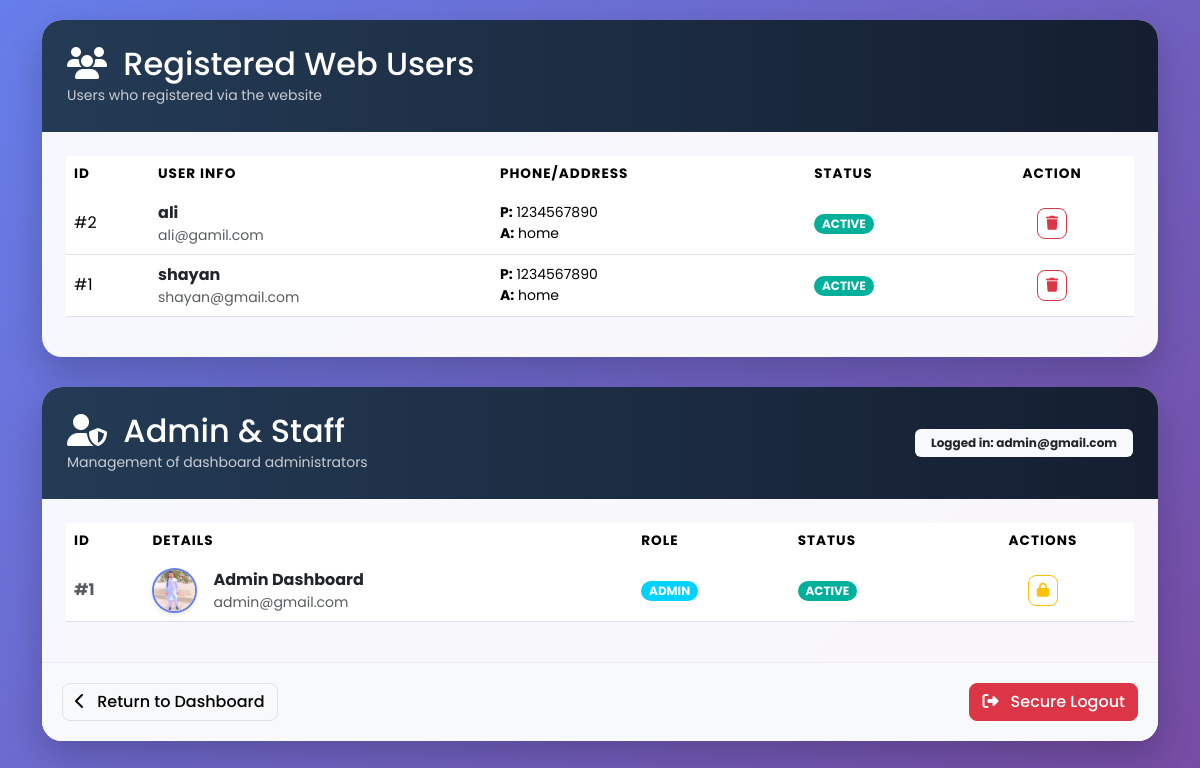
/admin/user.php (signed in), run on an earlier commit of the app's database.
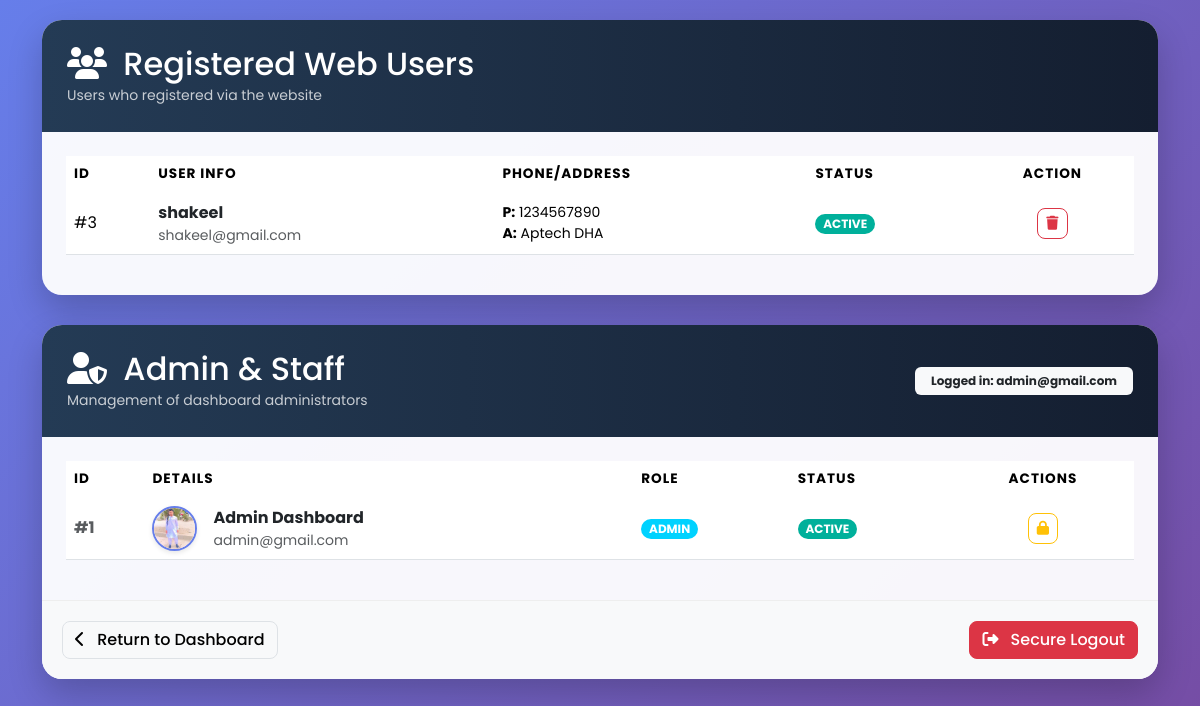
And on a later commit of the database.
### tables this page shows
CREATE TABLE `users` (
  `id` int(11) NOT NULL,
  `name` varchar(100) NOT NULL,
  `email` varchar(100) NOT NULL,
  `phone` varchar(20) DEFAULT NULL,
  `address` text DEFAULT NULL,
  `password` varchar(255) NOT NULL,
  `status` varchar(20) DEFAULT 'active',
  `created_at` timestamp NOT NULL DEFAULT current_timestamp(),
  `last_seen` datetime DEFAULT current_timestamp()
);

### admin/user.php (the view, shortened to what this page needs)
<?php
include "../config/db.php";
$web_users_result = mysqli_query($conn, "SELECT * FROM users ORDER BY created_at DESC");
$admin_users_result = mysqli_query($conn, "SELECT id, name, email, role, status, avatar FROM admin_users ORDER BY id ASC");
?>
<!DOCTYPE html>
<html lang="en">
<head>
    <link href="https://cdn.jsdelivr.net/npm/bootstrap@5.3.2/dist/css/bootstrap.min.css" rel="stylesheet">
    <link rel="stylesheet" href="https://cdnjs.cloudflare.com/ajax/libs/font-awesome/6.4.2/css/all.min.css">
</head>
<body>
<div class="container">
    <div class="card main-card">
        <div class="header-gradient">
            <h2 class="mb-0"><i class="fas fa-users me-2"></i> Registered Web Users</h2>
            <small class="opacity-75">Users who registered via the website</small>
        </div>
        <div class="card-body p-4">
            <div class="table-responsive">
                <table class="table table-hover align-middle">
                    <thead>
                        <tr>
                            <th>ID</th>
                            <th>User Info</th>
                            <th>Phone/Address</th>
                            <th>Status</th>
                            <th class="text-center">Action</th>
                        </tr>
                    </thead>
                    <tbody>
                    <?php while ($row = mysqli_fetch_assoc($web_users_result)) { ?>
                        <tr class="tr-hover">
                            <td>#<?= $row['id'] ?></td>
                            <td>
                                <div class="fw-bold text-dark"><?= htmlspecialchars($row['name']) ?></div>
                                <div class="small text-muted"><?= htmlspecialchars($row['email']) ?></div>
                            </td>
                            <td>
                                <div class="small"><b>P:</b> <?= htmlspecialchars($row['phone']) ?></div>
                                <div class="small text-truncate" style="max-width: 150px;"><b>A:</b> <?= htmlspecialchars($row['address']) ?></div>
                            </td>
                            <td>
                                <span class="badge rounded-pill badge-active"><?= strtoupper($row['status']) ?></span>
                            </td>
                            <td class="text-center">
                                <a href="?delete_web_user=<?= $row['id'] ?>" onclick="return confirm('Delete this user?')" class="btn btn-outline-danger btn-sm btn-action"><i class="fas fa-trash"></i></a>
                            </td>
                        </tr>
                    <?php } ?>
                    </tbody>
                </table>
            </div>
        </div>
    </div>
    <div class="card main-card">
        <div class="header-gradient d-flex justify-content-between align-items-center">
            <div>
                <h2 class="mb-0"><i class="fas fa-user-shield me-2"></i> Admin & Staff</h2>
                <small class="opacity-75">Management of dashboard administrators</small>
            </div>
            <span class="badge bg-light text-dark p-2 px-3">Logged in: <?= htmlspecialchars($_SESSION['email']) ?></span>
        </div>
        <div class="card-body p-4">
            <div class="table-responsive">
                <table class="table table-hover align-middle">
                    <thead>
                        <tr>
                            <th>ID</th>
                            <th>Details</th>
                            <th>Role</th>
                            <th>Status</th>
                            <th class="text-center">Actions</th>
                        </tr>
                    </thead>
                    <tbody>
                    <?php while ($row = mysqli_fetch_assoc($admin_users_result)) { ?>
                        <tr class="tr-hover">
                            <td class="fw-bold text-muted">#<?= $row['id'] ?></td>
                            <td>
                                <div class="d-flex align-items-center">
                                    <div class="me-3">
                                        <?php
                                        $imgPath = "uploads/" . $row['avatar'];
                                        if (!empty($row['avatar']) && file_exists($imgPath)): ?>
                                            <img src="<?= $imgPath ?>" class="user-avatar" alt="User Image">
                                        <?php else: ?>
                                            <div class="letter-avatar"><?= strtoupper(substr($row['name'],0,1)) ?></div>
                                        <?php endif; ?>
                                    </div>
                                    <div>
                                        <div class="fw-bold text-dark"><?= htmlspecialchars($row['name']) ?></div>
                                        <div class="small text-muted"><?= htmlspecialchars($row['email']) ?></div>
                                    </div>
                                </div>
                            </td>
                            <td><span class="badge rounded-pill <?= $row['role']=='admin'?'badge-admin':'badge-user' ?>"><?= strtoupper($row['role']) ?></span></td>
                            <td><span class="badge rounded-pill <?= $row['status']=='active'?'badge-active':'badge-blocked' ?>"><?= strtoupper($row['status']) ?></span></td>
                            <td class="text-center">
                                <div class="btn-group gap-1">
                                    <?php if ($row['status']=='active') { ?>
                                        <a href="?block=<?= $row['id'] ?>" class="btn btn-outline-warning btn-sm btn-action"><i class="fas fa-lock"></i></a>
                                    <?php } else { ?>
                                        <a href="?unblock=<?= $row['id'] ?>" class="btn btn-outline-success btn-sm btn-action"><i class="fas fa-unlock"></i></a>
                                    <?php } ?>
                                </div>
                            </td>
                        </tr>
                    <?php } ?>
                    </tbody>
                </table>
            </div>
        </div>
        <div class="glass-footer d-flex justify-content-between">
            <a href="dashboard.php" class="btn btn-light border btn-action"><i class="fas fa-chevron-left me-2"></i> Return to Dashboard</a>
            <a href="logout.php" class="btn btn-danger btn-action"><i class="fas fa-sign-out-alt me-2"></i> Secure Logout</a>
        </div>
    </div>
</div>
</body>
</html>

### admin/user.php (style rules this page uses)
body { font-family: 'Poppins', sans-serif; background: linear-gradient(135deg,#667eea 0%,#764ba2 100%); min-height:100vh; padding:20px; }
.main-card { background: rgba(255,255,255,0.95); border:none; border-radius:20px; overflow:hidden; box-shadow:0 15px 35px rgba(0,0,0,0.2); margin-bottom: 30px; }
.header-gradient { background: linear-gradient(to right,#243b55,#141e30); padding:25px; color:white; }
.table thead { background:#f8f9fa; }
.table th { text-transform:uppercase; font-size:0.85rem; letter-spacing:1px; border:none; }
.badge-admin { background:#00d2ff; color:white; }
.badge-active { background:#00b09b; color:white; }
.btn-action { border-radius:8px; transition:all 0.3s; font-weight:500; }
.glass-footer { background:#f8f9fa; border-top:1px solid #eee; padding:20px; }
.user-avatar { width:45px; height:45px; object-fit:cover; border-radius:50%; border:2px solid #667eea; box-shadow:0 2px 5px rgba(0,0,0,0.1); }

What changed in the data, as far as the page shows it:
removed users: id "2", name "ali", email "ali@gamil.com", phone "1234567890", address "home", status "ACTIVE"
removed users: id "1", name "shayan", email "shayan@gmail.com", phone "1234567890", address "home", status "ACTIVE"
added users: id "3", name "shakeel", email "shakeel@gmail.com", phone "1234567890", address "Aptech DHA", status "ACTIVE"
